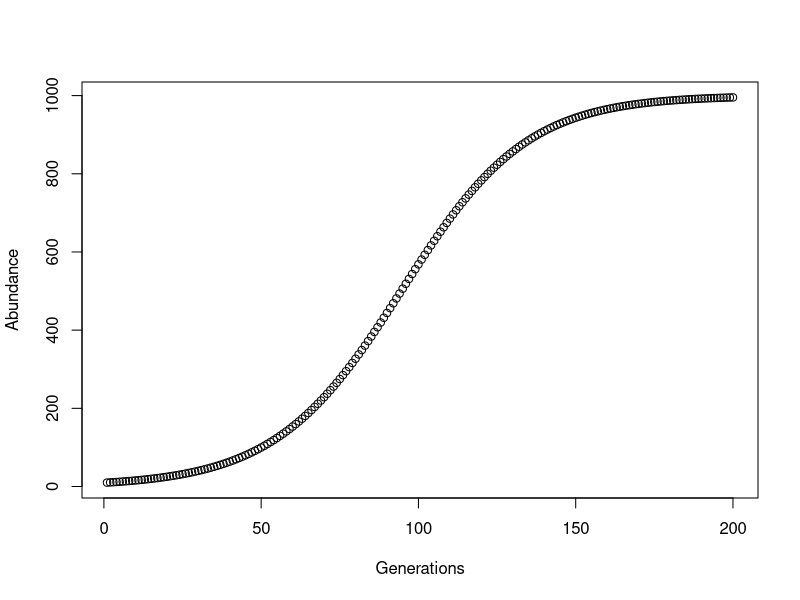

Generate this figure with R:
#Lab07
#Problem #1, making a fibonacci function
FibReturn <- function( n = 3 ) {
  Fibonacci <- rep( 1 , n )
  for ( f in seq( 3 , length(Fibonacci)) ) {
    Fibonacci[f] <- Fibonacci[f-1] + Fibonacci[f-2]
  }
return(Fibonacci)
}
#Edit for bonus 1
#Edit for bonus 2


#Problem #2, writing a function for a discrete-time logistic growth model
LogGrowthFunction <- function( n = 10, Gens = 20, k = 1000 , r = .05) {
  for( t in seq( 2 , Gens ) ) {
    n[t] <- n[t-1] + ( r * n[t-1] * (k - n[t-1])/k )
  }
  plot(n, xlab = "Generations", ylab = "Abundance")
  return(n)
}
LogGrowthFunction(Gens = 200)




#Problem #3, converting matrices
#matrix one has position based data (i,j relationship) while matrix two lists all
  #relationships that occured in matrix 1 (row i and column j interacted = value 1)

SimpleMatrix <- matrix( c(0,1,1,1,0,0,1,0,0), ncol = 3, nrow = 3)
getwd()
setwd("/Users/rekna/Documents/CompBio/CompBioGithub/CompBioLabsAndHomework/Lab07")
Matrix <- read.csv("LargeAdjacencyMatrix.csv")

TransformMatrixPairwise <- function( SqMatrix ) {
  nRows <- nrow(SqMatrix)
  nCols <- ncol(SqMatrix)
  value <- 1
  zero <- 0
  m <- 0
  PairwiseCols <- 3
  CurrentPairwise <- 1
  for (q in 1:nRows) {
    for (f in 1:nCols) {
      if (SqMatrix[q,f] != zero) {
        m <- ( m + 1 )
      }
    }
  }
  PairwiseMatrix <- matrix( ncol = PairwiseCols, nrow = m)
  for (j in 1:nRows) {
    for (i in 1:nCols) {
      if (SqMatrix[j,i] != zero) {
        PairwiseMatrix[ CurrentPairwise , 1 ] <- j
        PairwiseMatrix[ CurrentPairwise , 2 ] <- i
        PairwiseMatrix[ CurrentPairwise , 3 ] <- value
        CurrentPairwise <- ( CurrentPairwise + 1 )
      }
    }
  }
  return(PairwiseMatrix)
}

TransformMatrixPairwise( SqMatrix = Matrix )
